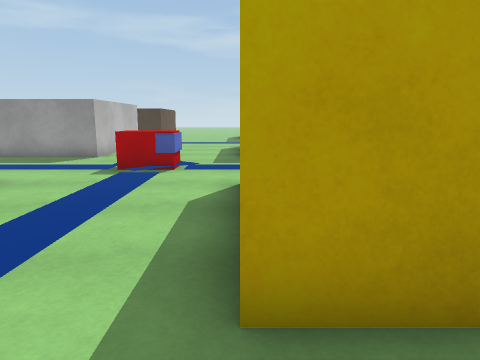
[1] (above)

21 first-person views from a walk through a scene from a Unity 3-D project. The camera is 1.3 m above the floor, tilts 10° down and sees 70° across. The floor is counted in squares, 1 m on a side. Each view is taken from the middle of a square. On the plan, view 1 faces up. The plan holds only what a view shows up to about 15 squares ahead; the rest is blank. The place goes on beyond the plan. Surface patterns are stand-ins for the level's own textures.

[2]
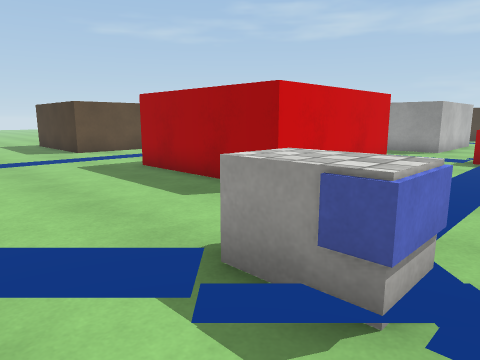

[3]
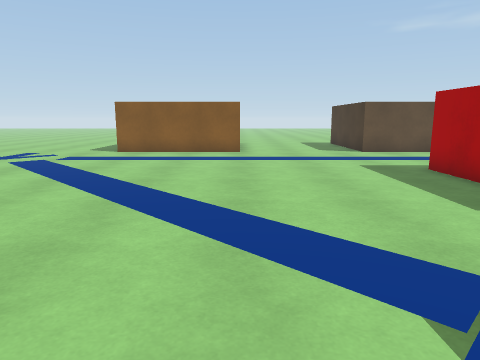

[4]
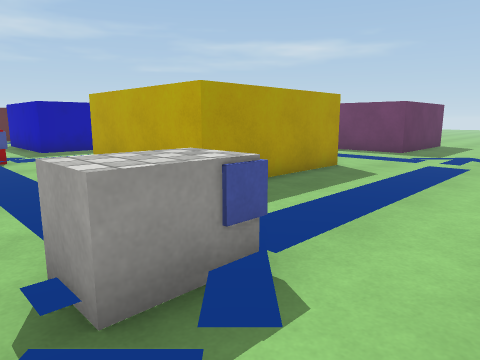

[5]
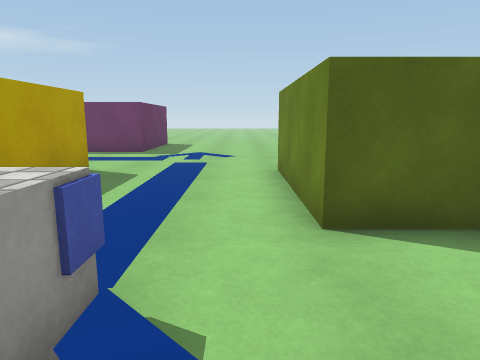

[6]
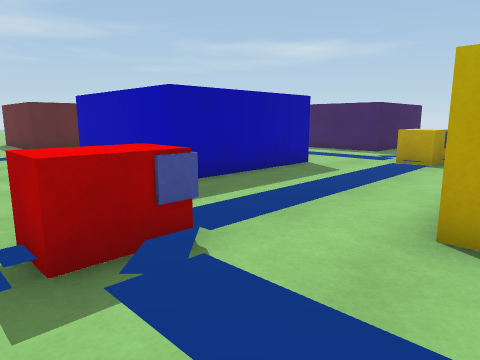

[7]
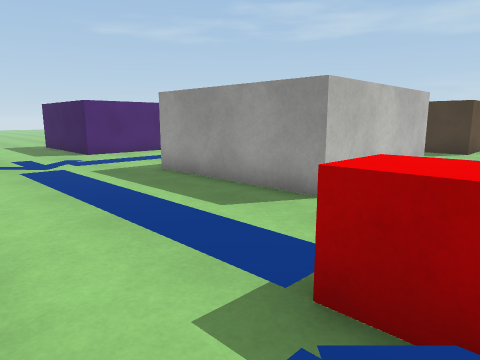

[8]
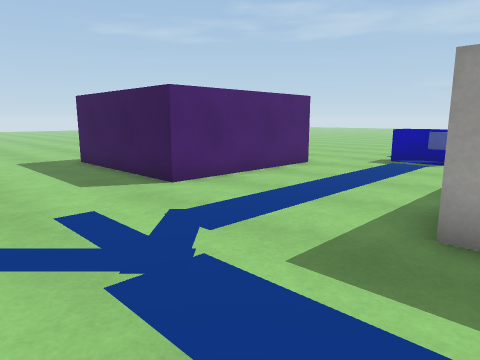

[9]
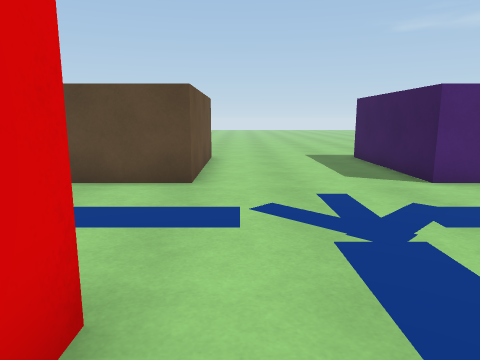

[10]
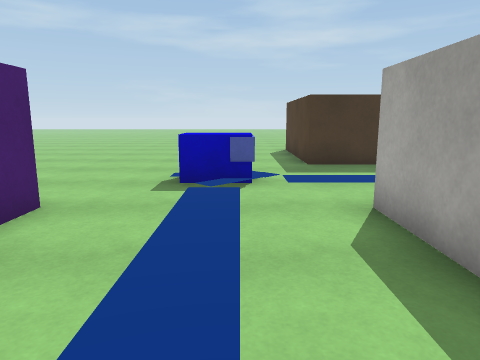

[11]
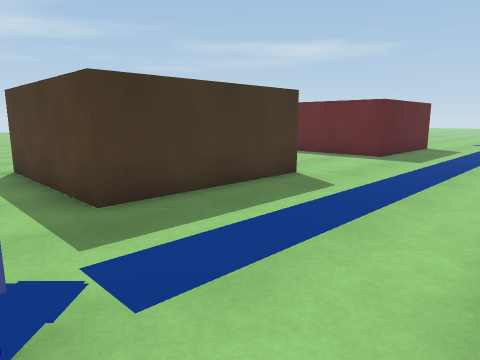

[12]
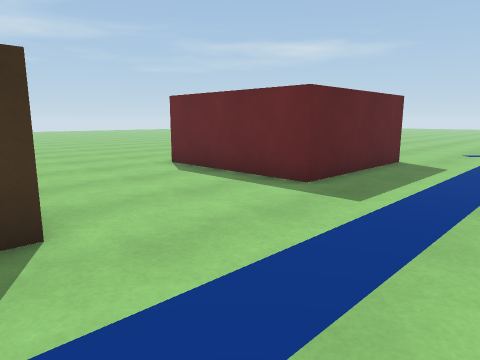

[13]
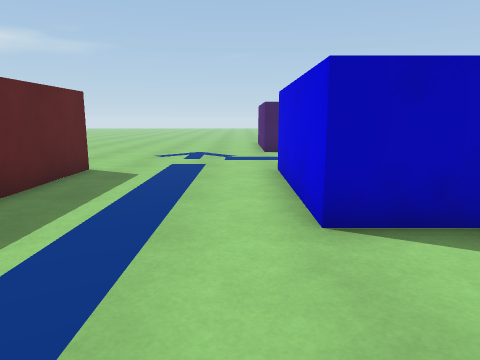

[14]
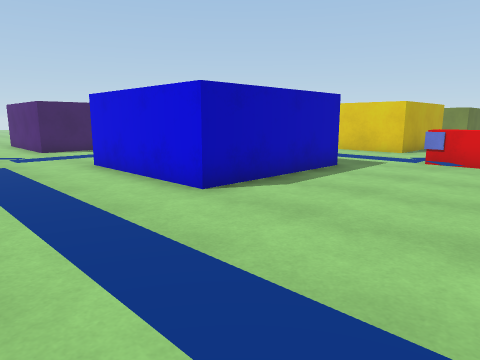

[15]
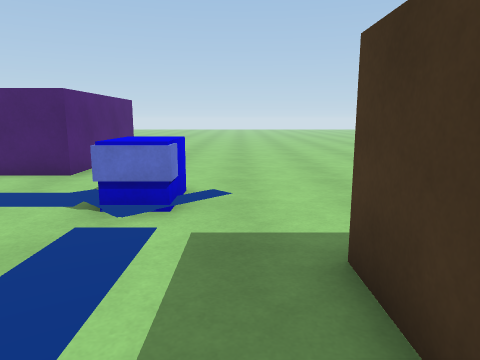

[16]
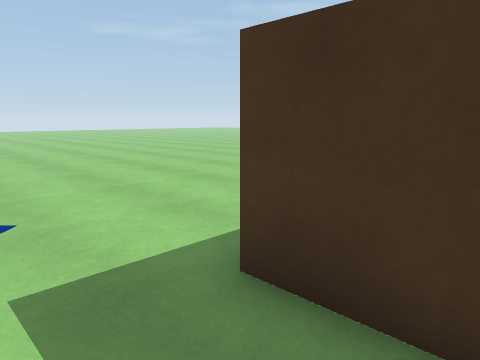

[17]
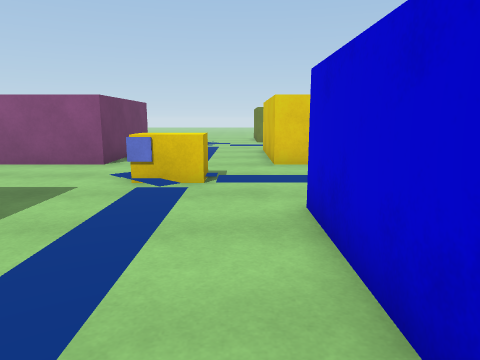

[18]
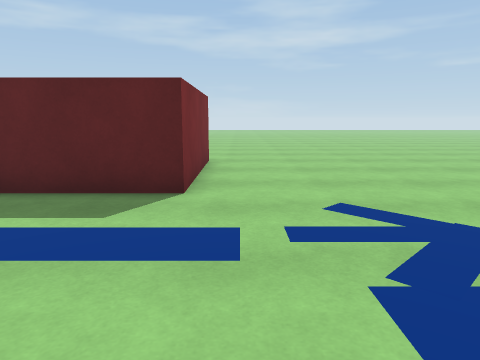

[19]
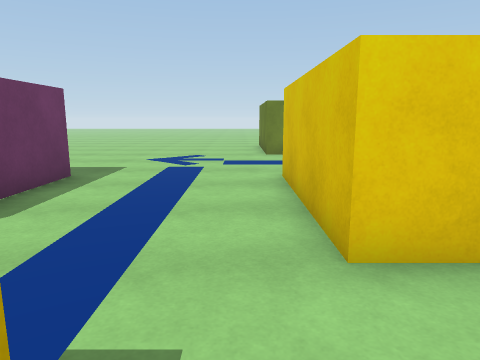

[20]
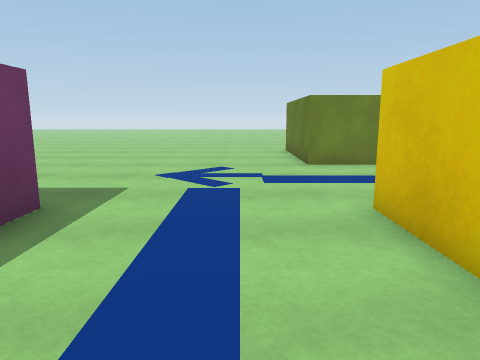

[21]
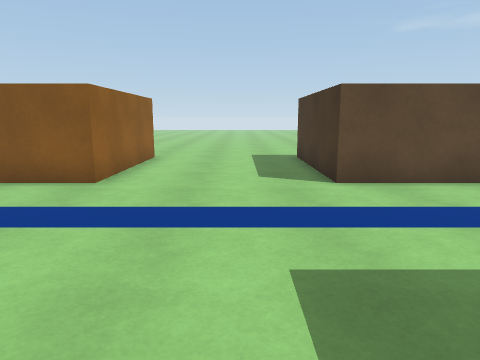

### Floor plan
Points are (right, up) in squares from view 1. A wall is a line through its corners. A room is listed if a view was taken in it or the views show most of it. See-through windows are left out.
Room 1 (views 1, 2, 3, 4, 5, 6, 7, 8, 9, 10, 11, 12, 13, 14, 15, 16, 17, 18, 19, 20, 21)
walls: (-5, 7.1) (-5, 2) (-10, 2); (-5, 17.1) (-5, 12) (-10, 12); (-10, 14.6) (-10, 17); (-10, 7) (-9.2, 7); (0, 7) (5, 7) (5, 2) (0, 2) (0, 7); (5, 15.8) (5, 12) (0, 12) (0, 17) (5, 17); (-5, 23.9) (-5, 22) (-10, 22) (-10, 27); (-20, 7) (-15, 7) (-15, 2) (-20, 2); (10.5, 12) (10, 12) (10, 17) (10.5, 17); (-20, 17) (-15, 17) (-15, 12) (-20, 12); (0, -5) (0, -3) (5, -3) (5, -7.5); (10.5, 2) (10, 2) (10, 7) (10.5, 7); (5, 27) (5, 22) (0, 22) (0, 27); (-20, -3) (-15, -3) (-15, -7.5)
objects: other object (-13, 19) to (-12, 20); other object (-3, -1) to (-2, 0); other object (-3, 9) to (-2, 10); other object (7, 9) to (8, 10)

Positions as (right, up) in squares from view 1, and headings:
1: (0, 0), facing up
2: (-1, -3), facing up-left
3: (-1, -3), facing left
4: (-4, -3), facing up-right
5: (-4, -2), facing right
6: (-4, 6), facing up-right
7: (-2, 7), facing up-left
8: (-9, 8), facing up-left
9: (-8, 8), facing left
10: (-12, 12), facing up
11: (-12, 17), facing up-right
12: (-6, 18), facing up-right
13: (-4, 18), facing right
14: (-5, 21), facing down-right
15: (-7, 21), facing left
16: (-8, 20), facing up-left
17: (6, 17), facing down
18: (6, 16), facing up
19: (6, 10), facing down
20: (7, 7), facing down
21: (-8, 0), facing left
